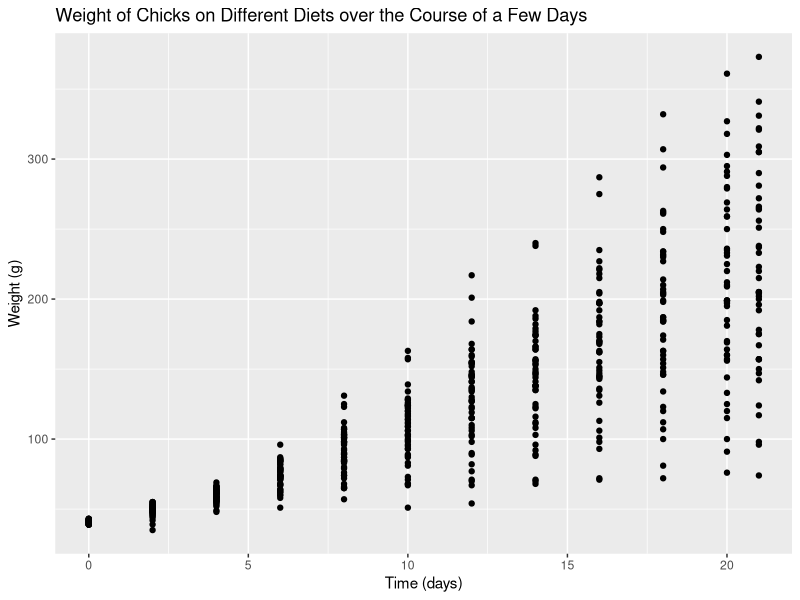
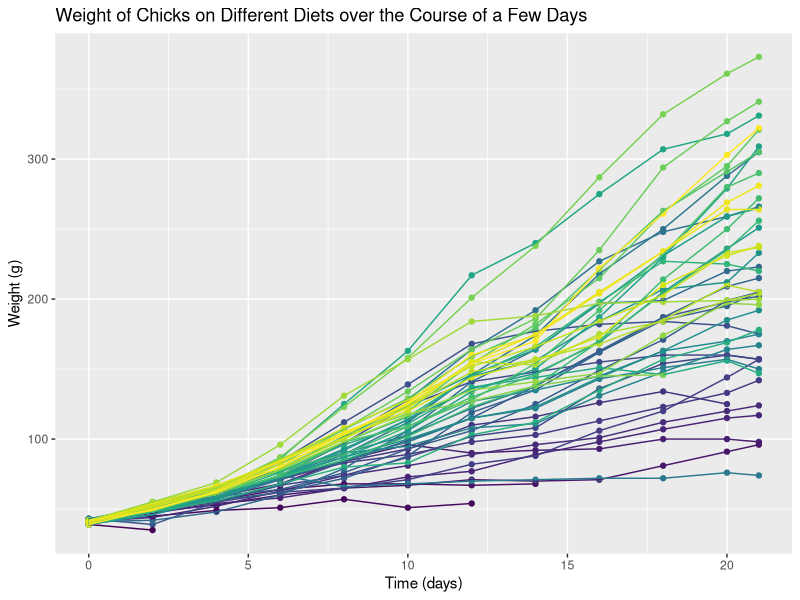
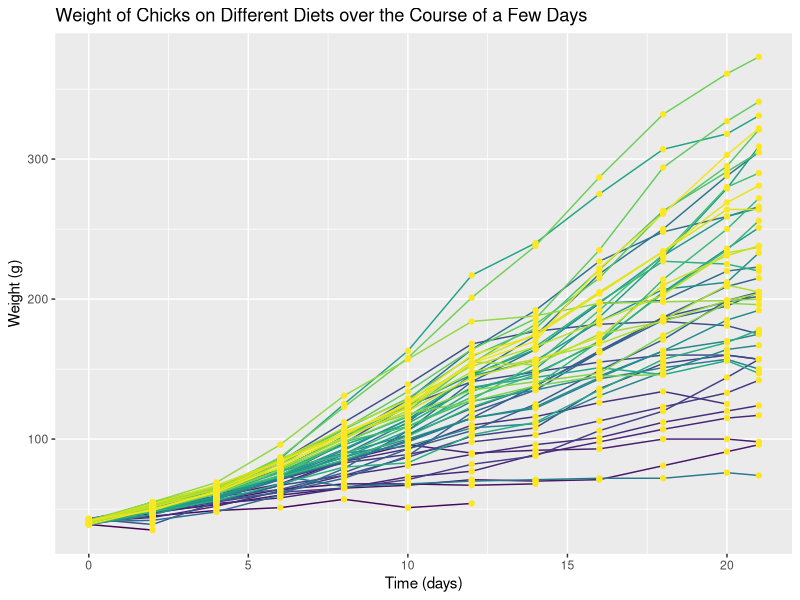
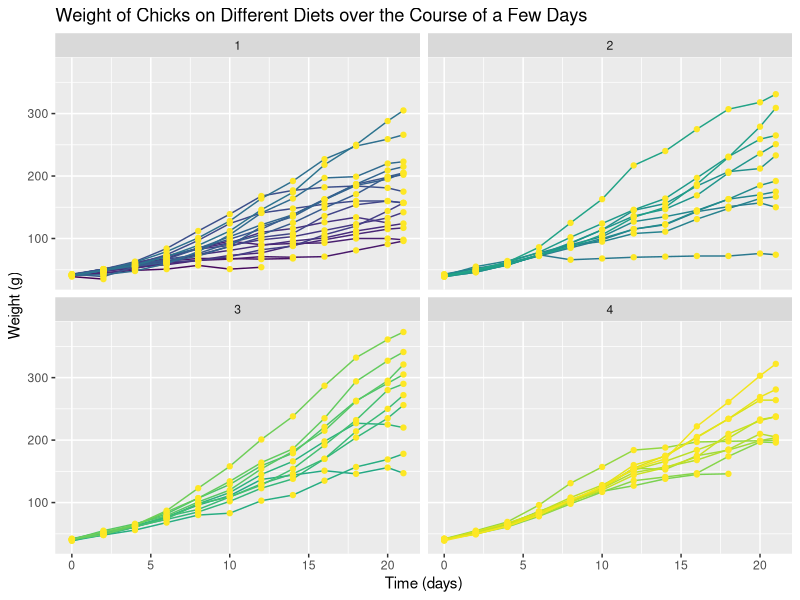
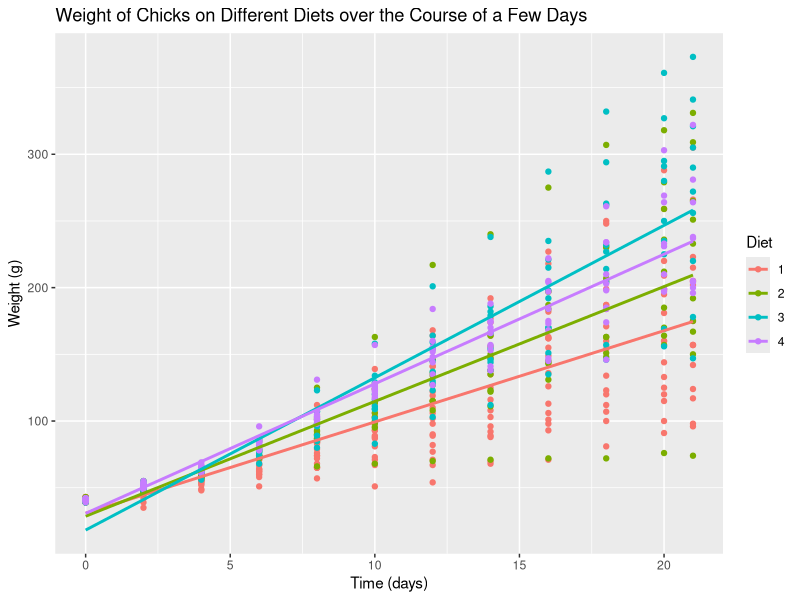
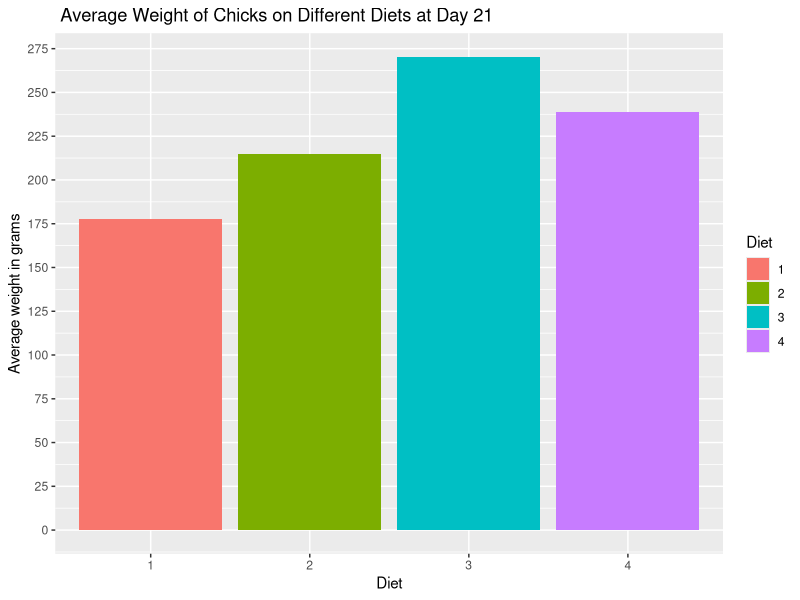
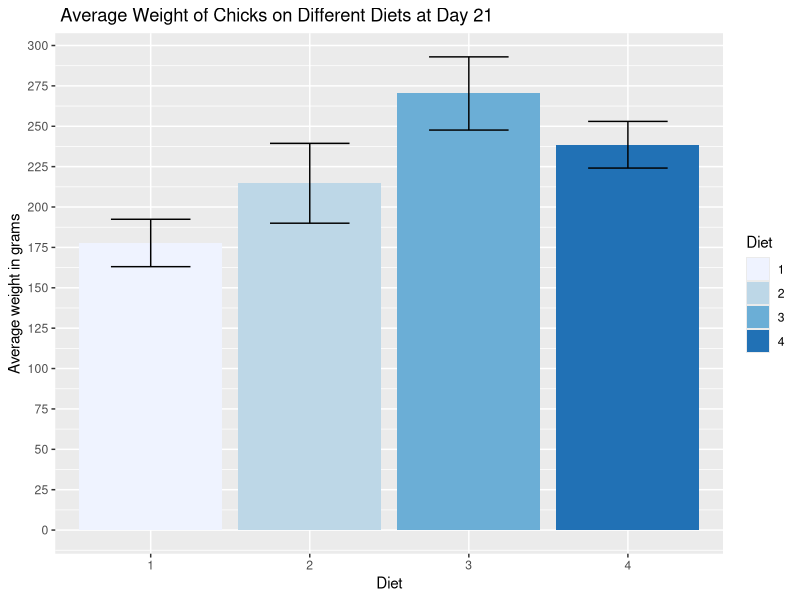
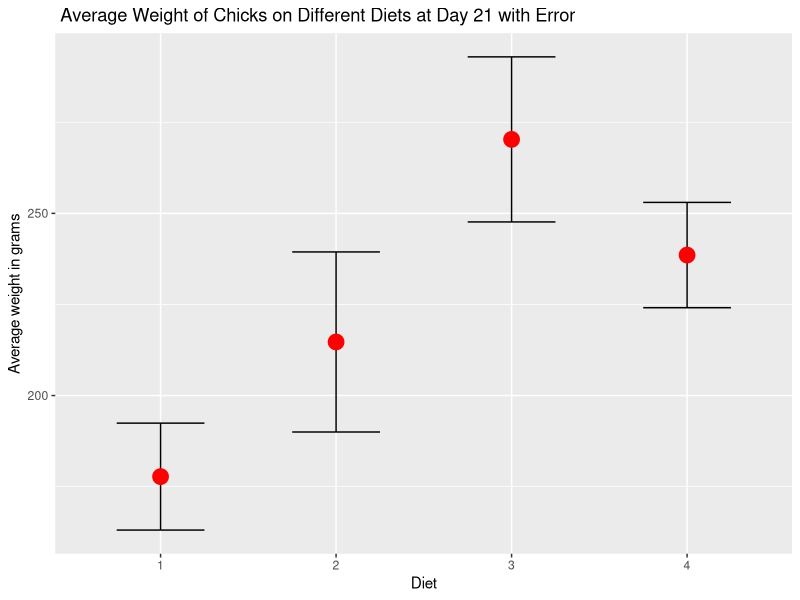

Write the R code that produced these figures, in order.
## ---- chunk 1
knitr::opts_chunk$set(echo = TRUE, eval = TRUE,  
                      warning = FALSE, message = FALSE, 
                      fig.align = "center",
                      R.options = list(max.print=100))

# Edit the file starting below
## ---- chunk 2
# Save dataset as a dataframe
ChickWeight <- as.data.frame(ChickWeight)

# Visualize the first ten rows of the dataset
head(ChickWeight,10)
## ---- chunk 3
# your code goes below (make sure to edit comment)
length(ChickWeight$Chick)
table(ChickWeight$Time)
table(ChickWeight$Diet)

## ---- chunk 4
# Load package
library(ggplot2)

ggplot(data = ChickWeight, aes(x=Time, y=weight)) + geom_point() + ylab("Weight (g)") + xlab("Time (days)") + ggtitle("Weight of Chicks on Different Diets over the Course of a Few Days")

## ---- chunk 5
# your code goes below (make sure to edit comment)
ggplot(data = ChickWeight, aes(x=Time, y=weight, color = Chick)) + geom_point() + ylab("Weight (g)") + xlab("Time (days)") + ggtitle("Weight of Chicks on Different Diets over the Course of a Few Days") + geom_line(aes(group = Chick)) + theme(legend.position = "none") 
## ---- chunk 6
ggplot(ChickWeight) + geom_line(aes(x=Time, y=weight, color=Chick)) + geom_point(aes(x=Time, y=weight, color='white')) + ylab("Weight (g)") + xlab("Time (days)") + ggtitle("Weight of Chicks on Different Diets over the Course of a Few Days") + theme(legend.position = "none") 
## ---- chunk 7
# your code goes below (make sure to edit comment)
p1 <- ggplot(ChickWeight) + geom_line(aes(x=Time, y=weight, color=Chick)) + geom_point(aes(x=Time, y=weight, color='white')) + ylab("Weight (g)") + xlab("Time (days)") + ggtitle("Weight of Chicks on Different Diets over the Course of a Few Days") + theme(legend.position = "none") 
p1 + facet_wrap(~Diet)
## ---- chunk 8
# your code goes below (make sure to edit comment)
ggplot(data = ChickWeight, aes(x=Time, y=weight, color = Diet)) + geom_point() + ylab("Weight (g)") + xlab("Time (days)") + ggtitle("Weight of Chicks on Different Diets over the Course of a Few Days")  + geom_smooth(method="lm", se=F)
## ---- chunk 9
filtered_data <- ChickWeight[ChickWeight$Time == 21, ]
ggplot(filtered_data, aes(x = Diet, y = weight, fill = Diet)) + geom_bar(stat = "summary", fun = "mean") + scale_y_continuous(name = "Average weight in grams", breaks = seq(0, 300, by =25)) + ggtitle(" Average Weight of Chicks on Different Diets at Day 21")

## ---- chunk 10
# your code goes below (make sure to edit comment)
ggplot(filtered_data, aes(x = Diet, y = weight, fill = Diet)) + geom_bar(stat = "summary", fun = "mean") + scale_y_continuous(name = "Average weight in grams", breaks = seq(0, 300, by =25)) + geom_errorbar(stat="summary", fun.data=mean_se, width = 0.5) + scale_fill_brewer() + ggtitle(" Average Weight of Chicks on Different Diets at Day 21")

## ---- chunk 11
ggplot(filtered_data, aes(x = Diet, y = weight, fill = Diet))  + scale_y_continuous(name = "Average weight in grams") + geom_errorbar(stat="summary", fun.data=mean_se, width = 0.5) + geom_point(stat = "summary", fun = "mean", size = 5, color ="red") +theme(legend.position = "none") + ggtitle(" Average Weight of Chicks on Different Diets at Day 21 with Error")
## ---- chunk 12
ggplot(data = ChickWeight, aes(x=Time, y=weight, color = Diet)) + geom_point(stat="summary", fun=mean, shape = 4) + ylab("Weight (g)") + xlab("Time (days)") + ggtitle(" Average Weight of Chicks on Different Diets over the Course of a Few Days") + geom_line(stat="summary", fun=mean) 

## ---- chunk 13
## DO NOT DELETE THIS BLOCK!
Sys.info()
